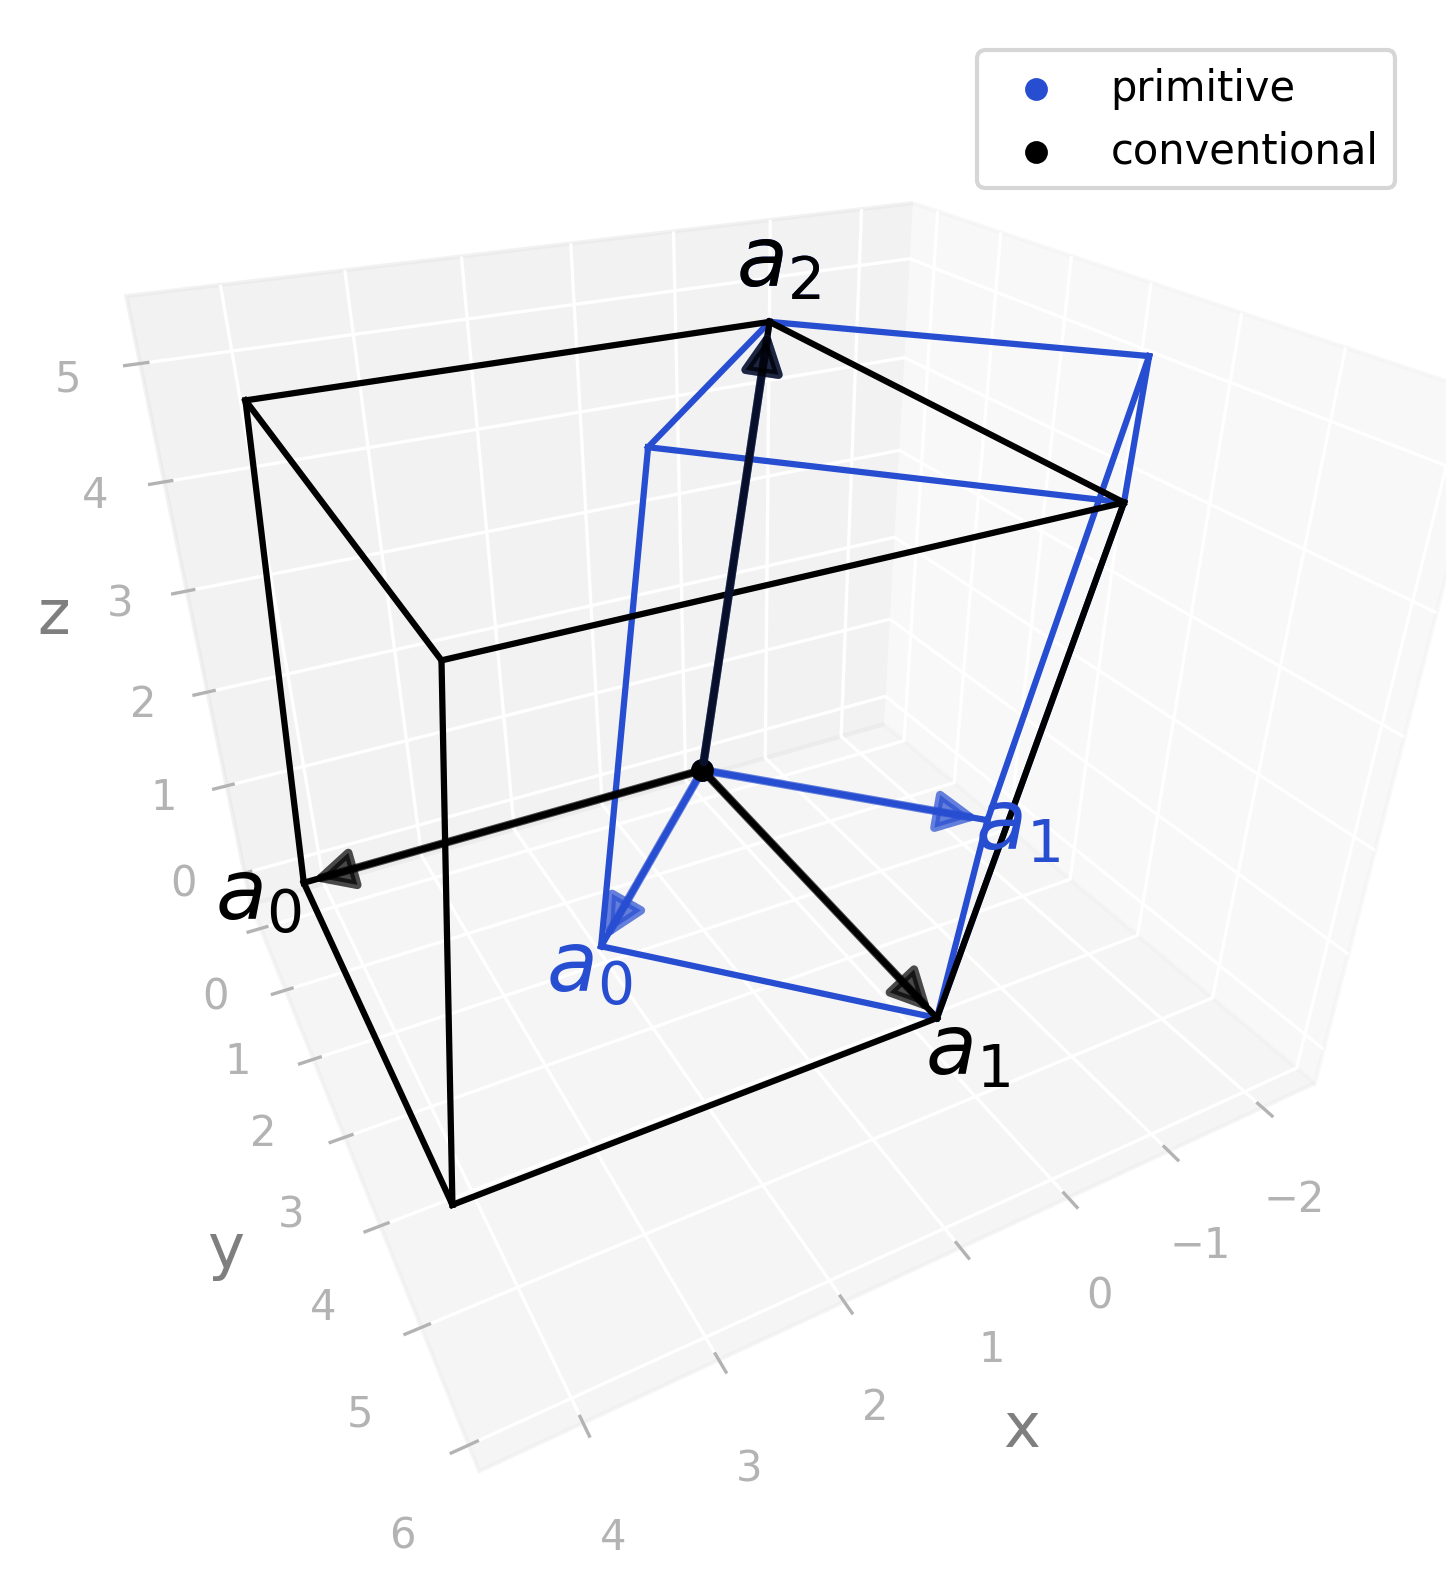

Here is the Python script that generated this plot:
# RAD-tools - Sandbox (mainly condense matter plotting).
# Copyright (C) 2022-2024  Andrey Rybakov
#
# e-mail: [email redacted], web: rad-tools.org
#
# This program is free software: you can redistribute it and/or modify
# it under the terms of the GNU General Public License as published by
# the Free Software Foundation, either version 3 of the License, or
# (at your option) any later version.
#
# This program is distributed in the hope that it will be useful,
# but WITHOUT ANY WARRANTY; without even the implied warranty of
# MERCHANTABILITY or FITNESS FOR A PARTICULAR PURPOSE.  See the
# GNU General Public License for more details.
#
# You should have received a copy of the GNU General Public License
# along with this program.  If not, see <https://www.gnu.org/licenses/>.

import radtools as rad

l = rad.lattice_example("MCLC2")
backend = rad.PlotlyBackend()
backend.plot(l, kind="primitive", label="primitive")
backend.plot(l, kind="conventional", label="conventional", color="black")
# Save an image:
backend.save("mclc2_real.png")
# Interactive plot:
backend.show()
